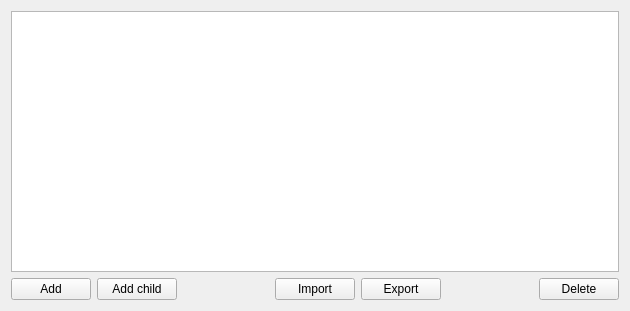
<?xml version="1.0" encoding="UTF-8"?>
<ui version="4.0">
 <author>Stefan Böhmann</author>
 <class>AccountCategoryConfigPage</class>
 <widget class="QWidget" name="AccountCategoryConfigPage">
  <property name="geometry">
   <rect>
    <x>0</x>
    <y>0</y>
    <width>630</width>
    <height>311</height>
   </rect>
  </property>
  <property name="windowTitle">
   <string/>
  </property>
  <layout class="QVBoxLayout" name="verticalLayout">
   <item>
    <widget class="QTreeView" name="view"/>
   </item>
   <item>
    <layout class="QHBoxLayout" name="horizontalLayout">
     <item>
      <widget class="QPushButton" name="addCategoryButton">
       <property name="toolTip">
        <string>Add new category</string>
       </property>
       <property name="text">
        <string>Add</string>
       </property>
      </widget>
     </item>
     <item>
      <widget class="QPushButton" name="addSubCategoryButton">
       <property name="toolTip">
        <string>Add new sub-category</string>
       </property>
       <property name="text">
        <string>Add child</string>
       </property>
      </widget>
     </item>
     <item>
      <spacer name="horizontalSpacer2">
       <property name="orientation">
        <enum>Qt::Horizontal</enum>
       </property>
       <property name="sizeHint" stdset="0">
        <size>
         <width>40</width>
         <height>20</height>
        </size>
       </property>
      </spacer>
     </item>
     <item>
      <widget class="QPushButton" name="importCategoryButton">
       <property name="text">
        <string>Import</string>
       </property>
      </widget>
     </item>
     <item>
      <widget class="QPushButton" name="exportCategoryButton">
       <property name="text">
        <string>Export</string>
       </property>
      </widget>
     </item>
     <item>
      <spacer name="horizontalSpacer1">
       <property name="orientation">
        <enum>Qt::Horizontal</enum>
       </property>
       <property name="sizeHint" stdset="0">
        <size>
         <width>40</width>
         <height>20</height>
        </size>
       </property>
      </spacer>
     </item>
     <item>
      <widget class="QPushButton" name="removeCategoryButton">
       <property name="toolTip">
        <string>Delete selected category</string>
       </property>
       <property name="text">
        <string>Delete</string>
       </property>
      </widget>
     </item>
    </layout>
   </item>
  </layout>
 </widget>
 <resources/>
 <connections/>
</ui>
